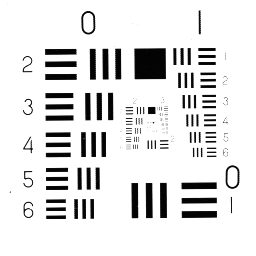
#> input picture Endsem_Question/final_test.tiff, 256 x 256 px
$ jupyter execute Q2.ipynb
#> lines starting #> are read from the running program, lines starting #| are printed output that depends on the picture
[cell 1]
import numpy as np
import cv2
import matplotlib.pyplot as plt
import matplotlib as mpl
mpl.rcParams['figure.facecolor'] = 'white'

[cell 2]
img = cv2.imread('final_test.tiff', 0)
#> img is the input picture: shape (256, 256); min 1, max 255, mean 225.9
plt.imshow(img, cmap='gray');
plt.imsave('final_test.png', img, cmap='gray')

# Custom Class for First Order Derivative Prewitt filter

[cell 3]
class FirstOrderDerivative_PrewittFilter(object):
    '''
    Class for First Order Derivative Filter
    Type of First Order Derivative Filter used: Prewitt's Operator
    '''
    def __init__(self) -> None:
        ''' Prewitt's Gradient Filters '''
        self.Gx = np.array([[+1, +1, +1],
                            [ 0,  0,  0],
                            [-1, -1, -1]])
        self.Gy = np.array([[-1,  0,  +1],
                            [-1,  0,  +1],
                            [-1,  0,  +1]])

    def sharpen(self, image: np.ndarray) -> np.ndarray:
        '''
        Sharpen the Image using First Order Derivative Filter.
        Using a Window of size 3x3, as given by filter mask.
        '''
        prewitt_x = np.zeros(shape=image.shape)
        prewitt_y = np.zeros(shape=image.shape)

        for i in range(image.shape[0]):
            for j in range(image.shape[1]):
                row_start, row_end = max(0, i - 1), i + 2
                col_start, col_end = max(0, j - 1), j + 2

                GX = self.Gx[int(i==0) : 3 - int(i==image.shape[0]-1), int(j==0) : 3 - int(j==image.shape[1]-1)]
                GY = self.Gy[int(i==0) : 3 - int(i==image.shape[0]-1), int(j==0) : 3 - int(j==image.shape[1]-1)]

                prewitt_x[i, j] = np.sum(image[row_start:row_end, col_start:col_end] * GX)
                prewitt_y[i, j] = np.sum(image[row_start:row_end, col_start:col_end] * GY)
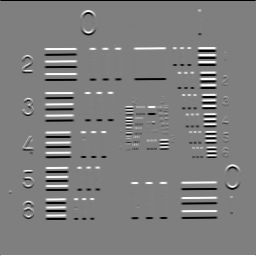
#> prewitt_x: shape (256, 256) float64; min -765, max 765, mean 0; drawn with min black and max white
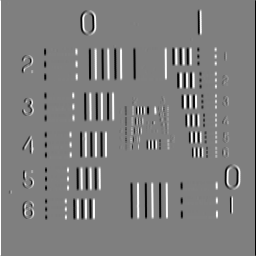
#> prewitt_y: shape (256, 256) float64; min -765, max 765, mean 0; drawn with min black and max white

        return prewitt_x, prewitt_y, np.abs(prewitt_x) + np.abs(prewitt_y)

# 1st-Order Derivative Filter (using Prewitt's Gradient)

X-Gradient, Y-Gradients and Edge Mask

[cell 4]
prewitt_X, prewitt_Y, prewitt_edge_mask = FirstOrderDerivative_PrewittFilter().sharpen(img)
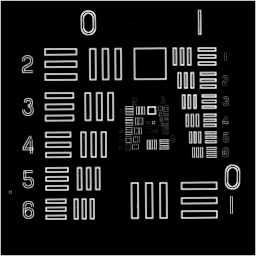
#> prewitt_edge_mask: shape (256, 256) float64; min 0, max 1020, mean 108.6; drawn with min black and max white

plt.imsave('prewitt_X.png', prewitt_X, cmap='gray')
plt.imsave('prewitt_Y.png', prewitt_Y, cmap='gray')
plt.imsave('prewitt_edge_mask.png', prewitt_edge_mask, cmap='gray')

Sharp Image

[cell 5]
prewitt_sharp_img = img + prewitt_edge_mask/25
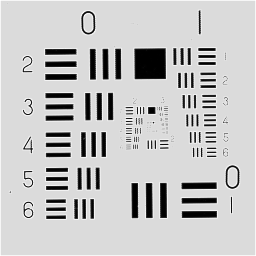
#> prewitt_sharp_img: shape (256, 256) float64; min 2, max 295.8, mean 230.3; drawn with min black and max white
plt.imsave('prewitt_sharp_image.png', prewitt_sharp_img,     cmap='gray')

# 1st Order Prewitt using Correlation function

[cell 6]
Gx = np.array([ [+1, +1, +1],
                [ 0,  0,  0],
                [-1, -1, -1]])
Gy = np.array([ [-1,  0,  +1],
                [-1,  0,  +1],
                [-1,  0,  +1]])


prewitt_X_cv = cv2.filter2D(src=img, ddepth=-1, kernel=Gx)
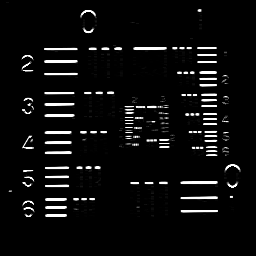
#> prewitt_X_cv: shape (256, 256); min 0, max 255, mean 12.7
prewitt_Y_cv = cv2.filter2D(src=img, ddepth=-1, kernel=Gy)
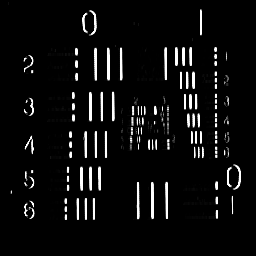
#> prewitt_Y_cv: shape (256, 256); min 0, max 255, mean 13.2
prewitt_edge_mask_cv = np.abs(prewitt_X_cv) + np.abs(prewitt_Y_cv)
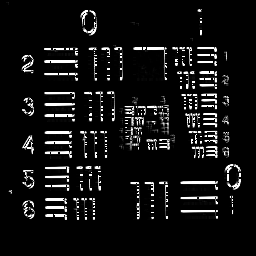
#> prewitt_edge_mask_cv: shape (256, 256); min 0, max 255, mean 17.9
prewitt_sharp_img_cv = img + prewitt_edge_mask_cv/25

plt.imsave('prewitt_X_cv.png', prewitt_X_cv, cmap='gray')
plt.imsave('prewitt_Y_cv.png', prewitt_Y_cv, cmap='gray')
plt.imsave('prewitt_edge_mask_cv.png', prewitt_edge_mask_cv, cmap='gray')
plt.imsave('prewitt_sharp_image_cv.png', prewitt_sharp_img_cv, cmap='gray')
